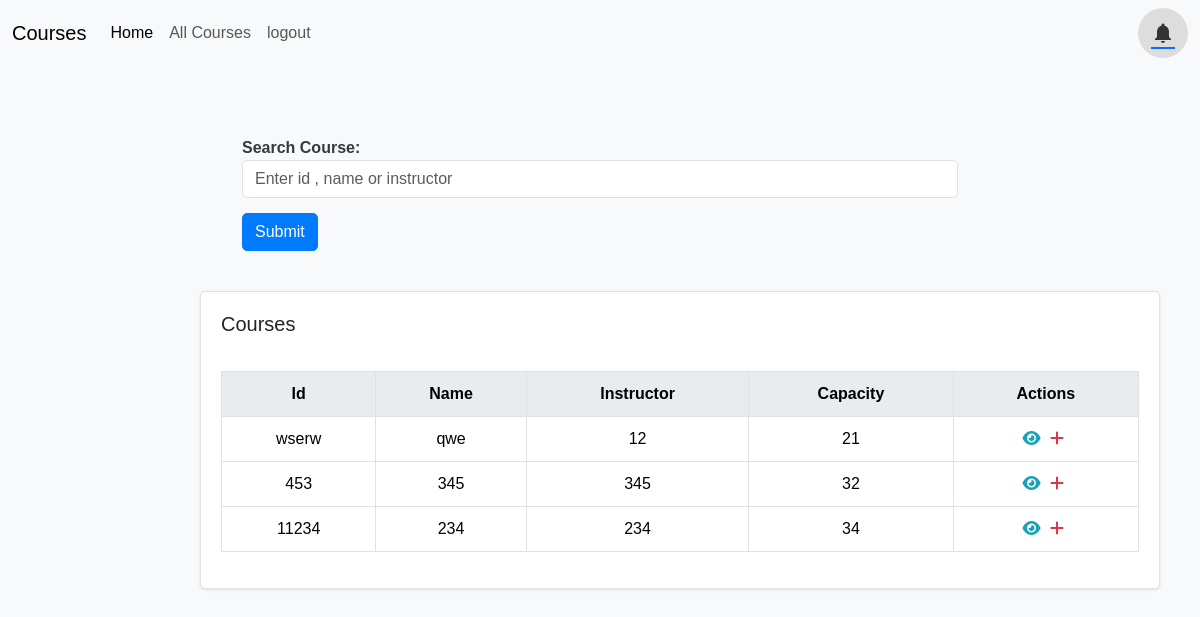
Page /courses (signed in) on the committed database.
### App/models.py (models this page shows, shortened)
class Courses(models.Model):
    id = models.CharField(primary_key=True,max_length=10)
    name = models.CharField( max_length=50)
    description = models.CharField(max_length=255)
    prerequisites = models.ManyToManyField('self', blank=True)
    instructor = models.CharField(max_length=50)
    capacity = models.IntegerField()
    courseSchedules = models.ForeignKey(CourseSchedules, on_delete=models.CASCADE, null=True)

### App/decorators.py (the view)
    def wrapper_func(request, *args, **kwargs):
        group = None
        if request.user.groups.exists():
            group= request.user.groups.all()[0].name
        if group =='student' :
            return view_func(request,*args, **kwargs)
        if group =="admin":
            return redirect('home')
        else:
            return #

### App/views.py (called while the page is built)
@login_required(login_url='login')
@forStudents
def courses(request):
    courses = Courses.objects.all()
    if request.GET.get('searchCourses'):
        query = request.GET.get('searchCourses')
        courses = courses.filter(id__icontains=query) | courses.filter(name__icontains=query) | courses.filter(instructor__icontains=query)
    else:
        courses = courses
    context = {
        "courses":courses,
    }
    return render(request, "App/courses.html", context)

### App/templates/App/courses.html (shortened to what this page needs)
{% extends "App/main.html" %}
{% block content %}
{% load static %}
<link rel="stylesheet" href="{% static "css/coursesview.css" %}">
<div class="container">
  <div class="row">
    <div class="col">
      <form action="" method="GET" class="search-form">
        <div class="form-group">
          <label for="searchInput">Search Course:</label>
          <input type="text" class="form-control" id="searchInput" name="searchCourses" placeholder="Enter id , name or instructor">
        </div>
        <button type="submit" class="btn btn-primary">Submit</button>
      </form>
    </div>
  </div>
</div>
<div class="col">
    <div class="card" >
        <div class="card-body">
          <h5 class="card-title">Courses</h5>
          <table class="table">
            <thead>
              <tr>
                <th scope="col">Id </th>
                <th scope="col">Name </th>
                <th scope="col">Instructor </th>
                <th scope="col">Capacity </th>
                <th scope="col">Actions </th>
              </tr>
            </thead>
            <tbody>
                {% for item in courses %}
              <tr>
                <td>{{item.id}}</td>
                <td>{{item.name}}</td>
                <td>{{item.instructor}}</td>
                <td>{{item.capacity}}</td>
                <td>
                <a href="{% url "course" item.id %}"><i class="fa-solid fa-eye"></i></a>
                <a href="{% url "enrollStudent" item.id %}"><i class="fa fa-plus text-danger" aria-hidden="true"></i></a>
                </td>
              </tr>
              {% endfor %}
            </tbody>
          </table>
      </div>
        </div>
      </div>
{% endblock content %}

### static/css/coursesview.css (style rules this page uses)
body { font-family: 'Arial', sans-serif; background-color: #f8f9fa; color: #343a40; }
.container { margin-top: 50px; width: 100%; }
.table { margin-top: 20px; width: 100%; border-collapse: collapse; }
.table th, .table td { text-align: center; vertical-align: middle; padding: 10px; border: 1px solid #dee2e6; }
.table th { background-color: #e9ecef; font-weight: 600; }
.table td { background-color: #ffffff; }
.table .fa { font-size: 1rem; margin: 0 5px; }
.table .fa-eye { color: #17a2b8; }
.table .fa-plus { color: #28a745; }
.search-form { margin-bottom: 20px; }
.form-group { margin-bottom: 15px; }
.form-control { border-radius: 5px; }
.btn-primary { background-color: #007bff; border-color: #007bff; }
.btn-primary, .btn-success { border-radius: 5px; }
label { font-weight: 600; }
.card { margin-top: 20px; margin-bottom: 20px; border: 1px solid #dee2e6; border-radius: 5px; box-shadow: 0 1px 3px rgba(0, 0, 0, 0.1); }
.card-body { padding: 20px; }
.card-title { font-size: 1.25rem; font-weight: 500; margin-bottom: 15px; }
.col { margin-top: 20px; margin-left: 200px; margin-right: 200px; width: 80%; }

### rows in the picture
Courses: id "wserw", name "qwe", instructor "12", capacity "21"
Courses: id "453", name "345", instructor "345", capacity "32"
Courses: id "11234", name "234", instructor "234", capacity "34"
